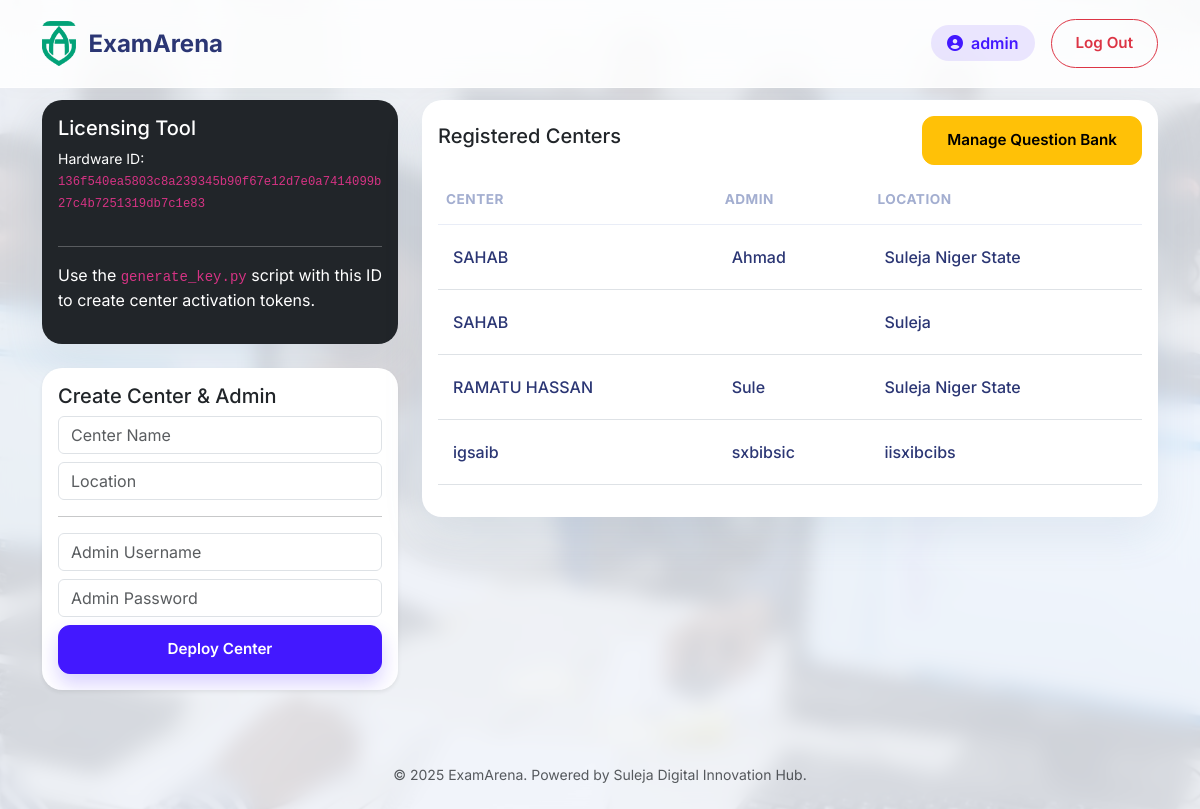
The app's page /super-admin/ (signed in) with its own data.
### src/app/models.py (models this page shows, shortened)
class User(db.Model):
    id = db.Column(db.Integer, primary_key=True)
    username = db.Column(db.String(80), unique=True, nullable=False)
    password_hash = db.Column(db.String(128))
    role = db.Column(db.String(20), default='student') # superadmin, centeradmin, student
    center_id = db.Column(db.Integer, db.ForeignKey('center.id'), nullable=True)
    is_writing = db.Column(db.Boolean, default=False)
    last_login = db.Column(db.DateTime)

class Center(db.Model):
    id = db.Column(db.Integer, primary_key=True)
    name = db.Column(db.String(100), nullable=False)
    location = db.Column(db.String(200))
    users = db.relationship('User', backref='center', lazy=True)

### src/app/controllers/super_admin.py (the view)
@bp.route('/')
def index():
    centers = Center.query.all()
    exams = Exam.query.all()
    hwid = get_hwid()
    return render_template('admin/super_dashboard.html', centers=centers, exams=exams, hwid=hwid)

### src/app/controllers/auth.py (called while the page is built)
def login_required(f):
    @wraps(f)
    def decorated_function(*args, **kwargs):
        if 'user_id' not in session:
            return redirect(url_for('auth.login'))
        return f(*args, **kwargs)
    return decorated_function

@bp.before_app_request
def load_logged_in_user():
    user_id = session.get('user_id')
    if user_id is None:
        g.user = None
    else:
        g.user = User.query.get(user_id)

### src/app/controllers/super_admin.py (called while the page is built)
@bp.before_request
@login_required
def restrict_to_local_server():
    if request.remote_addr != '127.0.0.1' and request.remote_addr != 'localhost':
        return "Security Violation: Super Admin access restricted to Server Machine.", 403
    if g.user.role != 'superadmin':
        return "Access Denied", 403

### src/app/utils/license.py (called while the page is built)
def get_hwid():
    system = platform.system()
    raw_id = platform.node()
    try:
        if system == "Windows":
            raw_id = subprocess.check_output('wmic csproduct get uuid').decode().split('\n')[1].strip()
        elif system == "Linux":
            if os.path.exists("/etc/machine-id"):
                with open("/etc/machine-id") as f: raw_id = f.read().strip()
    except: pass
    return hashlib.sha256(raw_id.encode()).hexdigest()

### src/resources/templates/admin/super_dashboard.html (shortened to what this page needs)
{% extends 'base.html' %}
{% block content %}
<div class="row">
    <div class="col-md-4">
        <div class="card p-3 bg-dark text-white mb-4">
            <h5>Licensing Tool</h5>
            <p class="small">Hardware ID: <code>{{ hwid }}</code></p>
            <hr>
            <p>Use the <code>generate_key.py</code> script with this ID to create center activation tokens.</p>
        </div>
        <div class="card p-3 shadow-sm">
            <h5>Create Center & Admin</h5>
            <form action="{{ url_for('super_admin.add_center') }}" method="POST">
                <input type="text" name="name" class="form-control mb-2" placeholder="Center Name" required>
                <input type="text" name="location" class="form-control mb-2" placeholder="Location" required>
                <hr>
                <input type="text" name="admin_username" class="form-control mb-2" placeholder="Admin Username" required>
                <input type="password" name="admin_password" class="form-control mb-2" placeholder="Admin Password" required>
                <button type="submit" class="btn btn-primary w-100">Deploy Center</button>
            </form>
        </div>
    </div>
    <div class="col-md-8">
        <div class="card p-3">
            <div class="d-flex justify-content-between align-items-center mb-3">
                <h5>Registered Centers</h5>
                <a href="{{ url_for('admin.index') }}" class="btn btn-sm btn-warning">Manage Question Bank</a>
            </div>
            <table class="table">
                <thead><tr><th>Center</th><th>Admin</th><th>Location</th></tr></thead>
                <tbody>
                    {% for c in centers %}
                    <tr>
                        <td>{{ c.name }}</td>
                        <td>{% for u in c.users if u.role == 'centeradmin' %} {{ u.username }} {% endfor %}</td>
                        <td>{{ c.location }}</td>
                    </tr>
                    {% endfor %}
                </tbody>
            </table>
        </div>
    </div>
</div>
{% endblock %}

### src/resources/templates/base.html (shortened to what this page needs)
<!DOCTYPE html>
<html lang="en">
<head>
    <link href="https://cdn.jsdelivr.net/npm/bootstrap@5.3.0/dist/css/bootstrap.min.css" rel="stylesheet">
    <link rel="stylesheet" href="https://cdnjs.cloudflare.com/ajax/libs/font-awesome/6.4.0/css/all.min.css">
    <link href="{{ url_for('static', filename='css/style.css') }}" rel="stylesheet">
</head>
<body>
    <nav class="navbar navbar-expand-lg fixed-top">
        <div class="container">
            <a class="navbar-brand" href="/">
                <img src="{{ url_for('static', filename='img/logo.png') }}" alt="EA">
                <span>ExamArena</span>
            </a>
            <div class="collapse navbar-collapse" id="navbarMain">
                <ul class="navbar-nav ms-auto align-items-center">
                    {% if g.user %}
                    <li class="nav-item">
                        <span class="badge-role me-3">
                            <i class="fas fa-user-circle me-2"></i>{{ g.user.username }}
                        </span>
                    </li>
                    <li class="nav-item">
                        <a href="{{ url_for('auth.logout') }}" class="btn btn-outline-danger btn-sm rounded-pill px-4">
                            Log Out
                        </a>
                    </li>
                    {% endif %}
                </ul>
            </div>
        </div>
    </nav>
    <div class="container" style="margin-top: 100px; margin-bottom: 50px; flex: 1;">
        {% block content %}{% endblock %}
    </div>
    <footer class="text-center py-4 text-muted small">
        &copy; 2025 ExamArena. Powered by Suleja Digital Innovation Hub.
    </footer>
</body>
</html>

### src/resources/static/css/style.css (style rules this page uses)
:root { --primary: #4318FF; --primary-hover: #3311CC; --secondary: #A3AED0; --dark-text: #2B3674; --light-bg: #F4F7FE; --card-bg: #FFFFFF; --glass-border: rgba(255, 255, 255, 0.6); --glass-bg: rgba(255, 255, 255, 0.85); --shadow-soft: 0px 18px 40px rgba(112, 144, 176, 0.12); }
body { font-family: 'Inter', sans-serif; background-color: var(--light-bg); color: var(--dark-text); min-height: 100vh; display: flex; flex-direction: column; }
.navbar { background: var(--glass-bg); backdrop-filter: blur(12px); border-bottom: 1px solid var(--glass-border); padding: 1rem 0; box-shadow: 0 2px 20px rgba(0, 0, 0, 0.02); }
.navbar-brand { font-weight: 700; font-size: 1.5rem; color: var(--dark-text) !important; display: flex; align-items: center; gap: 12px; }
.navbar-brand img { height: 45px; border-radius: 8px; }
.card { background: var(--card-bg); border-radius: 20px; border: none; box-shadow: var(--shadow-soft); transition: transform 0.3s ease, box-shadow 0.3s ease; overflow: hidden; }
.btn { border-radius: 12px; padding: 12px 24px; font-weight: 600; font-size: 0.95rem; transition: all 0.2s; text-transform: capitalize; }
.btn-primary { background-color: var(--primary); border-color: var(--primary); box-shadow: 0px 10px 20px rgba(67, 24, 255, 0.2); }
.badge-role { background: rgba(67, 24, 255, 0.1); color: var(--primary); padding: 8px 16px; border-radius: 30px; font-weight: 600; }
.table thead th { font-size: 0.85rem; text-transform: uppercase; color: var(--secondary); letter-spacing: 0.5px; border-bottom: 1px solid #E9EDF7; padding-bottom: 15px; }
.table td { vertical-align: middle; padding: 20px 15px; color: var(--dark-text); font-weight: 500; }

### records on screen
User: user.username "admin"
Center: name "SAHAB", location "Suleja Niger State"
User: username "Ahmad"
Center: name "SAHAB", location "Suleja"
Center: name "RAMATU HASSAN", location "Suleja Niger State"
User: username "Sule"
Center: name "igsaib", location "iisxibcibs"
User: username "sxbibsic"

### other values on screen
{{ hwid }} "136f540ea5803c8a239345b90f67e12d7e0a7414099b27c4b7251319db7c1e83"
